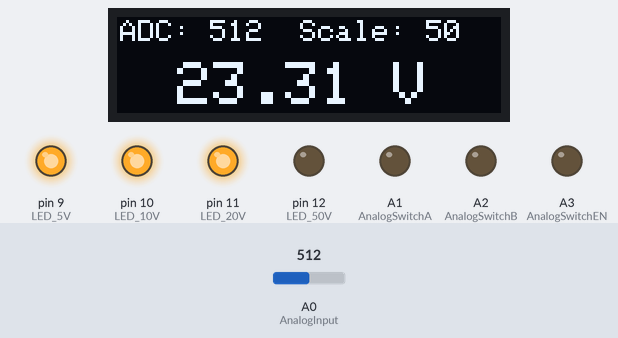
Simulated run of this sketch. Board: Arduino Uno, built with avr-gcc and run on an emulated ATmega328P. Shown: 128×32 one-colour display, output pins drawn as LEDs (lit = HIGH). Inputs (shaded band) come from the test bench; at power-on: A0 (AnalogInput) = 512. What the sketch prints to the serial monitor is not drawn.

Above: at 1.5 s.
1.6 s: A0 (AnalogInput) set to 401
At 3.2 s:
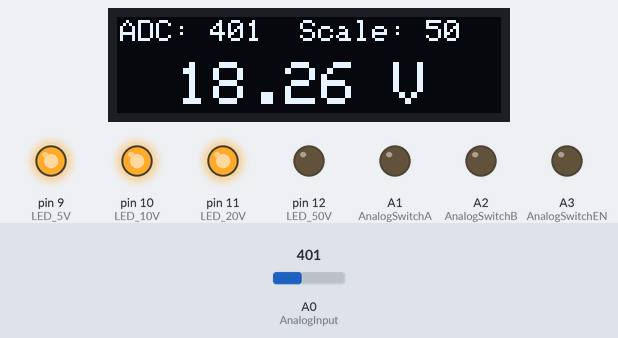
3.7 s: A0 (AnalogInput) set to 379
At 6.2 s:
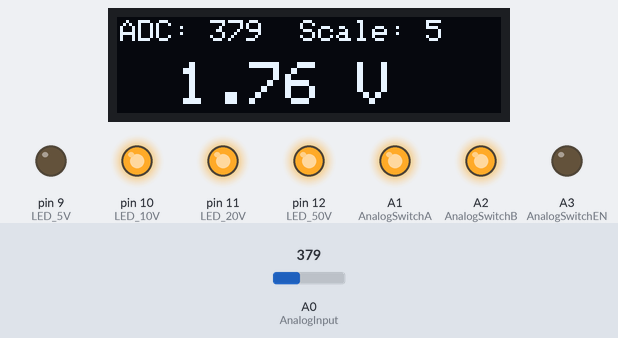
6.7 s: A0 (AnalogInput) set to 1009
At 8.4 s:
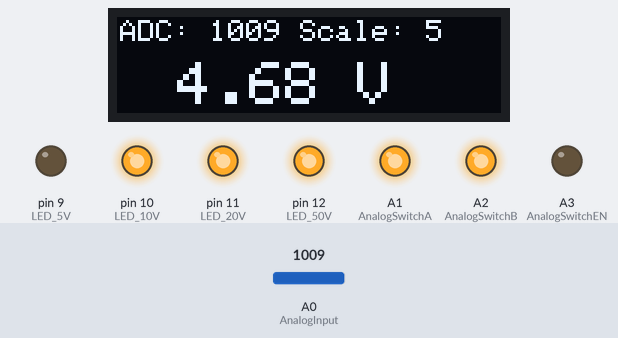
9.2 s: A0 (AnalogInput) set to 1023
At 10.7 s:
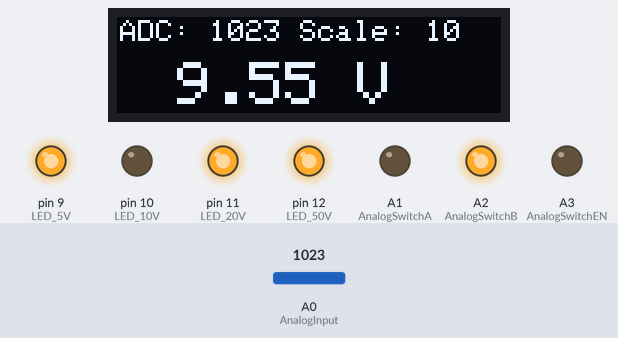
Timing chart, 0 to 12.7 s (numbered marks = the images above; inputs shaded):
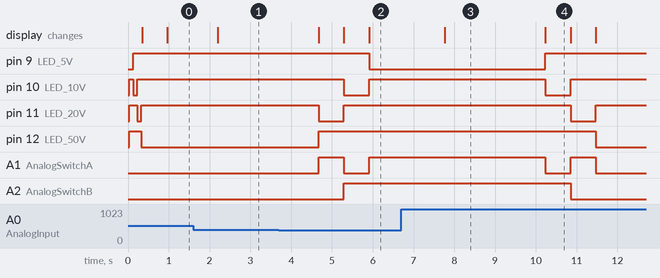

The sketch:

V_Meter_State.ino
```cpp
/*V_Meter_State
 *
 * Adalogger Feather M0
 *
 * Read input voltage
 * Control Voltage Divider
 * Analog Switches depending on ADC reading
 *
 * Analog Switch Control  ( MAX 4618CPE+ )
 *
 * EN(A3)   B(A2)   A(A1)    Sw On    Divider       LEDs Active Low
 *                                    Connection    FEATHER Pins
 *
 * H         x        x      All off
 * L         L        L      50V      13-12         12
 * L         L        H      20V      13-14         11
 * L         H        L      10V      13-15         10
 * L         H        H       5V      13-11          9
 *
 *
 *   Ideas to try
 *
 *     10 Meg input resistor
 *     No global variables
 *     Clean up proto board wiring
 *     Document with KiCAD
 *     Write up Lessons Learned
 *     Upload to GitHub
 */

#include <SPI.h>
#include <Wire.h>
#include <Adafruit_GFX.h>
#include <Adafruit_SSD1306.h>

#define SCREEN_WIDTH 128 // OLED display width, in pixels
#define SCREEN_HEIGHT 32 // OLED display height, in pixels

// Declaration for an SSD1306 display connected to I2C (SDA, SCL pins)
#define OLED_RESET     -1 // Reset pin # 4 (or -1 if sharing Arduino reset pin)
Adafruit_SSD1306 display(SCREEN_WIDTH, SCREEN_HEIGHT, &Wire, OLED_RESET);

// *** Global definitions begin

#define NumReadings       5   // Read ADC several times, throw away the first few readings
#define FiftyOver      1023
#define FiftyUnder      385   // unstable at 390
#define TwentyOver     1023   // was 1023
#define TwentyUnder     500   // was 500
#define TenOver        1023   // was 1023
#define TenUnder        500   // was 500
#define FiveOver       1023   // was 1023
#define FiveUnder         0

// Feather Adalogger Pins
#define AnalogInput      A0
#define AnalogSwitchA    A1
#define AnalogSwitchB    A2
#define AnalogSwitchEN   A3
#define LED_5V            9
#define LED_10V          10
#define LED_20V          11
#define LED_50V          12
#define SLC              21
#define SDA              20

// Voltage divider input ranges
typedef enum {
             FIFTY  =   50,
             TWENTY =   20,
             TEN    =   10,
             FIVE   =    5
             }
             VoltageRange ;

// Initial settings
VoltageRange VRange =   FIFTY;    // enum instance
int Reading         =   1023;     // Averaged ADC reading set to max at start
int Passes          =      0;        // Passes thru the loop

float Cal50 = 0.003005; // "volts per ADC count" for 50V scale
float Cal20 = 0.003145;
float Cal10 = 0.003080;
float Cal5  = 0.003060;

// *** Global definitions end

// *** Function Prototypes begin

int read_ADC();
void display_voltage(int VRange, int Reading);
void state_machine_run();
void debugDisplay();
void waitForSerial();
void setupVRange(int VRange);

// *** Function Prototypes end

// *** setup() begins

void setup()
  {
  Serial.begin(9600);

  // SSD1306_SWITCHCAPVCC = generate display voltage from 3.3V internally
  if(!display.begin(SSD1306_SWITCHCAPVCC, 0x3C))
    { // Address 0x3C for 128x32
    Serial.println(F("SSD1306 allocation failed"));
    for(;;); // Don't proceed, loop forever
    }

  display.setRotation(2);

  // Set up Analog Switch control pins
  pinMode(AnalogSwitchA,       OUTPUT);
  pinMode(AnalogSwitchB,       OUTPUT);
  pinMode(AnalogSwitchEN,      OUTPUT);
  digitalWrite(AnalogSwitchA,  LOW);  // All off = 50V range selected
  digitalWrite(AnalogSwitchB,  LOW);
  digitalWrite(AnalogSwitchEN, LOW);

  // Set up LED pins
  pinMode(LED_5V,  OUTPUT);
  pinMode(LED_10V, OUTPUT);
  pinMode(LED_20V, OUTPUT);
  pinMode(LED_50V, OUTPUT);

  // Turn off the LEDs
  digitalWrite(LED_5V,  HIGH);
  digitalWrite(LED_10V, HIGH);
  digitalWrite(LED_20V, HIGH);
  digitalWrite(LED_50V, HIGH);

  // while (!Serial) ;  // wait for serial port to connect up

  // Test LEDs
  digitalWrite(LED_5V,  LOW);
  delay(100);
  digitalWrite(LED_5V,  HIGH);
  digitalWrite(LED_10V, LOW);
  delay(100);
  digitalWrite(LED_10V, HIGH);
  digitalWrite(LED_20V, LOW);
  delay(100);
  digitalWrite(LED_20V, HIGH);
  digitalWrite(LED_50V, LOW);    // Only 50V LED on at startup
  }

// *** setup() ends

// *** Main loop() function begins

void loop()
  {
  state_machine_run();

delay(500);  // milliSeconds

  }


// *** Main loop() function ends


// *** Function definitions begin

void state_machine_run()
  {
   display_voltage(VRange, Reading);
   Passes++;
   switch(VRange) // begin switch
     {
     case FIFTY:
       setupVRange(VRange);
       read_ADC();
       if (Reading >= FiftyOver) { Serial.println(" OVER-RANGE "); }
       else if (Reading <= FiftyUnder)
         {
           VRange = TWENTY;
         }
       else
         {
           VRange = FIFTY;
         }
       break;

     case TWENTY:
       setupVRange(VRange);
       read_ADC();
       if(Reading >= TwentyOver)
         {
         VRange = FIFTY;
         }
       else if(Reading <= TwentyUnder)
         {
         VRange = TEN;
         }
       else
         {
           VRange = TWENTY;
         }
       break;

     case TEN:
       setupVRange(VRange);
       read_ADC();
       if(Reading >= TenOver)
         {
         VRange = TWENTY;
         }
       else if(Reading <= TenUnder)
         {
         VRange = FIVE;
         }
       else
         {
           VRange = TEN;
         }
       break;

       case FIVE:
         setupVRange(VRange);
         read_ADC();
         if(Reading >= FiveOver)
           {
           VRange = TEN;
           }
         else
         {
           VRange = FIVE;
         }
         break;

       default:
         {
         Serial.println("This message should never appear.");
         }
         break;
       } // end switch
   }

int read_ADC()
  {
  // Read ADC several times, throw away the first few readings
  // Return final ADC reading
  int i = 0;
  //int numberOfReadings = 5;
  for ( i = 0; i < NumReadings; i++ )
    {
    Reading = analogRead(AnalogInput);
    }
  return Reading;
  }

void display_voltage(int VRange, int Reading)
  {

  // Serial Monitor
  Serial.print("VRange: ");
  Serial.print(VRange);
  Serial.print(" | Reading: ");
  Serial.print(Reading);
  Serial.print(" | Calculated Volts: ");

  // Oled Display
  display.clearDisplay();
  display.setTextColor(WHITE);        // Draw white text
  display.setTextSize(1);             // Small text

  display.setCursor(1,1);             // Start at top-left corner
  display.print("ADC: ");
  display.print(Reading);

  display.setCursor(55,1);             // Start at top-left corner
  display.print(" Scale: ");
  display.print(VRange);
  display.setTextSize(2);             // Large Voltage text
  display.setCursor(20,15);           // Start at top-left corner


  // Calculated Volts  =  ADC Reading * scale factor       *     " volts per ADC count "
  //
  //    Cal50 "volts per ADC count" for 50V scale
  //    Cal20
  //    Cal10
  //    Cal5
  //
  //                                    50V / 3.3V  = 15.152     3.3V / 1023 counts = 0.003226
  //                                    20V / 3.3V  =  6.061
  //                                    10V / 3.3V  =  3.030
  //                                     5V / 3.3V  =  1.515
  //  Note: " volts per ADC count " is adjusted to account for voltage divider resistor tolerances and
  //        Analog Switch losses
  //
  if (VRange == 50)
    {
    Serial.println(Reading * 15.152 * Cal50);
    display.print(Reading * 15.152 * Cal50);
    display.println(F(" V"));
    display.display();
    }
  else if(VRange == 20)
    {
    Serial.println(Reading * 6.061 * Cal20);
    display.print(Reading * 6.061 * Cal20);
    display.println(F(" V"));
    display.display();
    }
  else if(VRange == 10)
    {
    Serial.println(Reading * 3.030 * Cal10);
    display.print(Reading * 3.030 * Cal10);
    display.println(F(" V"));
    display.display();
    }
  else if(VRange == 5)
    {
    Serial.println(Reading * 1.515 * Cal5);
    display.print(Reading * 1.515 * Cal5);
    display.println(F(" V"));
    display.display();
    }
  else
    {
    Serial.println("Whoops ! Program error !");
    }
  Serial.println();
}

void debugDisplay()
  {
    Serial.print("DEBUGGING DISPLAY  | ");
    Serial.print("ADC Reading: ");
    Serial.print(Reading);
    Serial.print(" | Vrange: ");
    Serial.print(VRange);
    Serial.println();
    Serial.println("Hit any key to continue");
    waitForSerial();
  }

void waitForSerial()
  {
  while (!Serial.available())
    {
    }
  Serial.println(Serial.read());
  }

void setupVRange(int VRange)
  {
    switch(VRange)
    {
      case  FIFTY:
        {
        // Leds
        digitalWrite(LED_5V, HIGH);
        digitalWrite(LED_10V, HIGH);
        digitalWrite(LED_20V, HIGH);
        digitalWrite(LED_50V, LOW);  // Turn on 50 V LED
        // Analog Switch
        digitalWrite(AnalogSwitchA, LOW);
        digitalWrite(AnalogSwitchB, LOW);
        digitalWrite(AnalogSwitchEN, LOW);
        }
        break;
      case TWENTY:
        {
        // Leds
        digitalWrite(LED_5V, HIGH);
        digitalWrite(LED_10V, HIGH);
        digitalWrite(LED_20V, LOW);    // Turn on 20 V LED
        digitalWrite(LED_50V, HIGH);
        // Analog Switch
        digitalWrite(AnalogSwitchA, HIGH);
        digitalWrite(AnalogSwitchB, LOW);
        digitalWrite(AnalogSwitchEN, LOW);
        }
        break;
      case TEN:
        {
        // Leds
        digitalWrite(LED_5V, HIGH);
        digitalWrite(LED_10V, LOW);    // Turn on 10 V LED
        digitalWrite(LED_20V, HIGH);
        digitalWrite(LED_50V, HIGH);
        // Analog Switch
        digitalWrite(AnalogSwitchA, LOW);
        digitalWrite(AnalogSwitchB, HIGH);
        digitalWrite(AnalogSwitchEN, LOW);
        }
        break;
      case FIVE:
        {
        // Leds
        digitalWrite(LED_5V, LOW);     // Turn on 5 V LED
        digitalWrite(LED_10V, HIGH);
        digitalWrite(LED_20V, HIGH);
        digitalWrite(LED_50V, HIGH);
        // Analog Switch
        digitalWrite(AnalogSwitchA, HIGH);
        digitalWrite(AnalogSwitchB, HIGH);
        digitalWrite(AnalogSwitchEN, LOW);
        }
        break;
      default:
        {
        Serial.println("This message should never appear.");
          }
        break;
    }
    delay(100);  // Allow Analog Switch time to change settings
  }

// *** Function definitions end
```

Measured:
- the behaviour switches between 386 and 385 on A0 (AnalogInput) (found by bisection; images 1 and 2)
- the behaviour switches between 1022 and 1023 on A0 (AnalogInput) (found by bisection; images 3 and 4)
- after the input at 1.6 s, the display: changes after 0.60 s (image 1)
- after the input at 3.7 s, pin 9 (LED_5V): HIGH → LOW after 2.2 s; pin 10 (LED_10V): HIGH → LOW after 1.6 s, → HIGH 0.62 s later
- after the input at 6.7 s, the display: changes after 1.1 s (image 3)
- after the input at 9.2 s, pin 9 (LED_5V): LOW → HIGH after 1.0 s; pin 10 (LED_10V): HIGH → LOW after 1.0 s, → HIGH 0.62 s later
- what the display in image 4 shows lasts 0.7 s, from 10.2 s to 10.9 s
